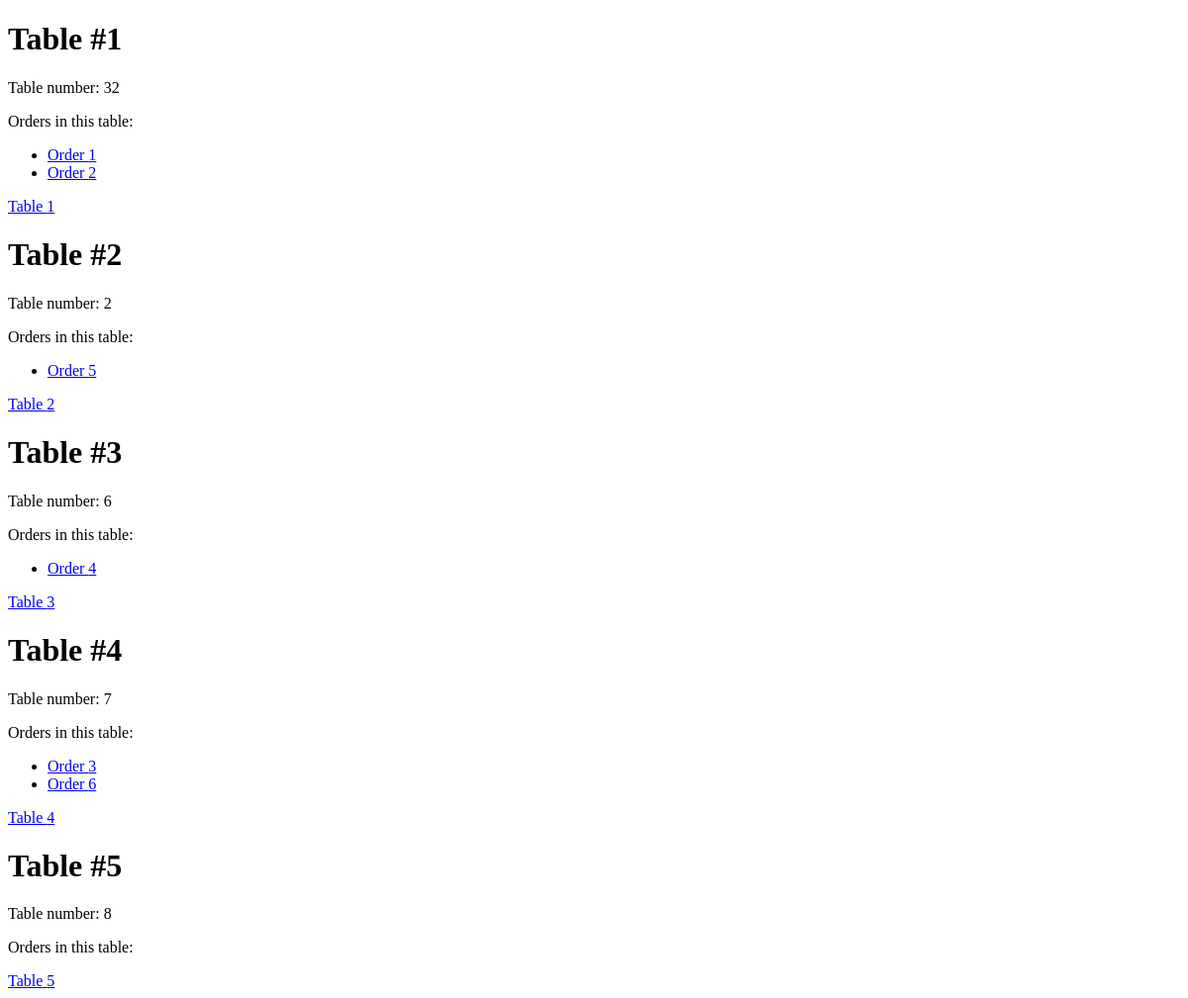
/cafe/tables/, run on an earlier commit of the app's database.
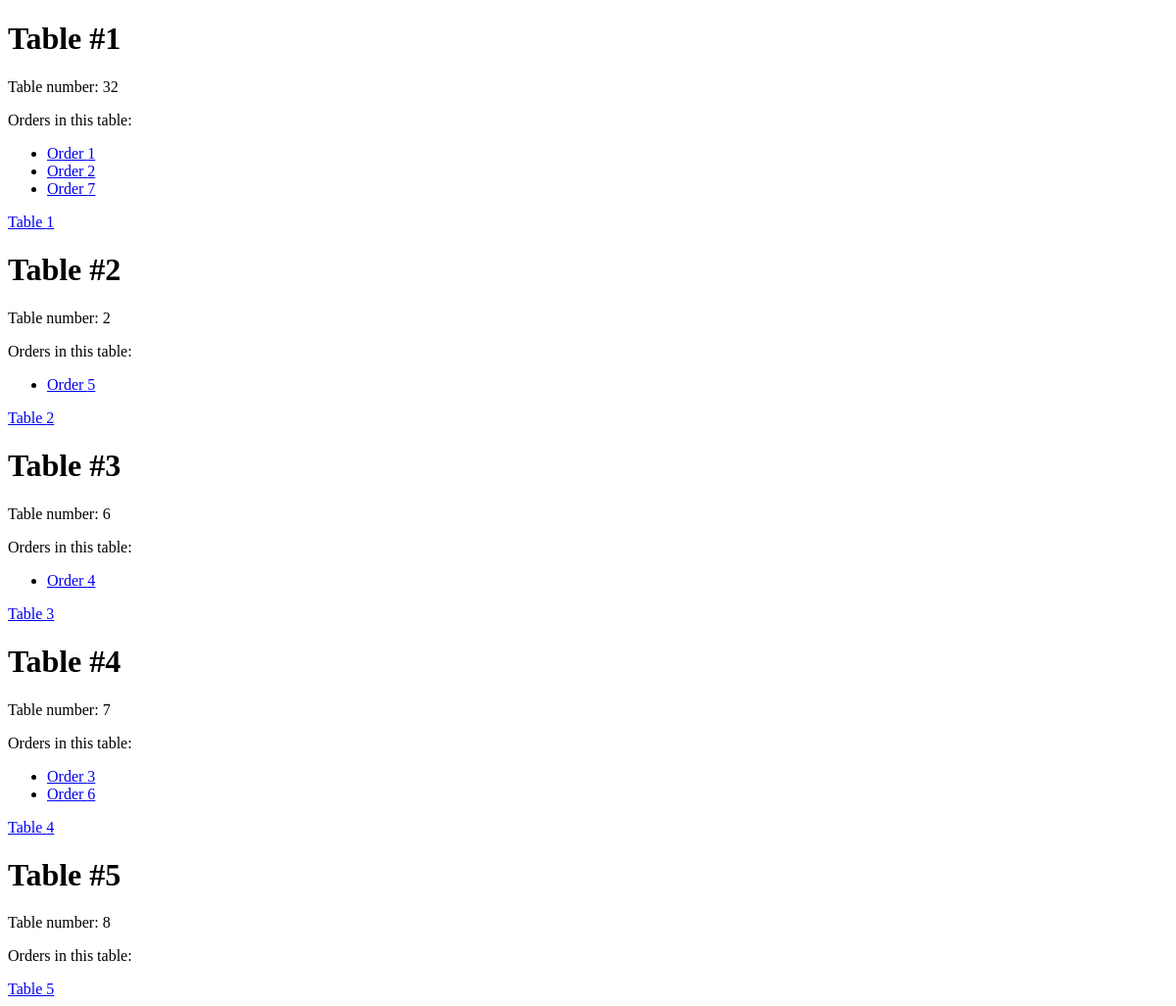
And on a later commit of the database.
### cafe/models.py (models this page shows)
class Table(models.Model):
    number = models.IntegerField(null=False)

class Order(models.Model):
    STATUS_CHOICES = [
        ('pending', 'В ожидании'),
        ('ready', 'Готово'),
        ('paid', 'Оплачено'),
    ]
    table_number = models.ForeignKey(Table, related_name='orders', on_delete=models.CASCADE, default=1)
    items = models.ManyToManyField(Item, related_name="orders", verbose_name='orders')
    total_price = models.IntegerField(null=False)
    status = models.CharField(max_length=20, choices=STATUS_CHOICES, default='В ожидании')

### cafe/views.py (the view)
# urls.py: path("tables/", TablesListView.as_view(), name="tables_list"),
class TablesListView(ListView):
    template_name = "cafe/tables/tables_list.html"
    queryset = Table.objects.all().prefetch_related("orders")
    context_object_name = "tables"

### cafe/templates/cafe/tables/tables_list.html (shortened to what this page needs)
{% extends 'cafe/tables/base.html' %}
{% block body %}
  {% for table in tables %}
      <h1>Table #{{ table.pk }}</h1>
      <div>
        <p>Table number: {{ table.number }}</p>
        <div>
          Orders in this table:
          <ul>
            {% for order in table.orders.all %}
               <li>
                 <a href="{% url 'cafe:order' pk=order.pk %}">Order {{order.pk }}</a>
               </li>
            {% endfor %}
          </ul>
            <a href="{% url 'cafe:table' pk=table.pk %}">Table {{table.pk }}</a>
        </div>
      </div>
  {% endfor %}
{% endblock %}

What changed in the data, as far as the page shows it:
added Order: pk "7", shown under Table id 1
